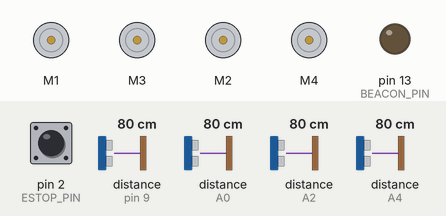
This sketch was run on a simulated Arduino Uno, built with avr-gcc and run on an emulated ATmega328P. Shown: 4 × DC motor (green arrow = forward, orange = backward, longer = faster), output pins drawn as LEDs (lit = HIGH). Wiring (inferred from the names in the program): 4 × ultrasonic range finder: trigger pin 10, echo pin 9 / trigger A1, echo A0 / trigger A3, echo A2 / trigger A5, echo A4. The test bench sets the inputs (shaded band); at power-on: pin 2 (ESTOP_PIN) HIGH, distance to the obstacle (sensors on pin 9, A0, A2, A4) 80 cm. The echo pulse lasts 58.3 µs per cm; pins used as bus, display or sensor lines are not drawn; what the sketch prints to the serial monitor is not drawn.

Above: at 1.2 s.
1.3 s: pin 2 (ESTOP_PIN) pulled LOW for 1 s
At 3.4 s:
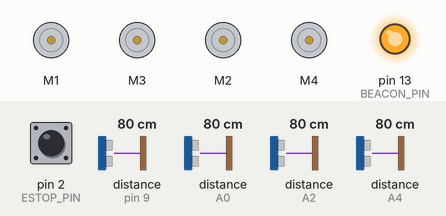
7.3 s: pin 2 (ESTOP_PIN) pulled LOW for 3.2 s
At 11.4 s:
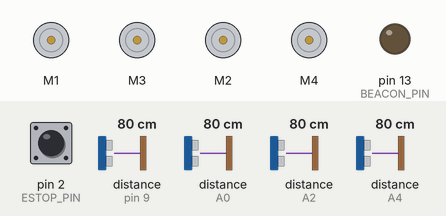
12.0 s: pin 2 (ESTOP_PIN) pulled LOW for 0.15 s
At 13.3 s:
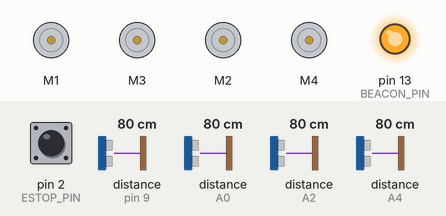
Timing chart, 0 to 15.0 s (numbered marks = the images above; inputs shaded):
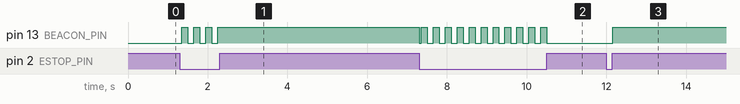

The sketch:

robot_dastavchik.ino
```cpp
/*
  «QALQON — ROBOT-PATRUL» (Navoiy viloyati IIB & NDKTU)
  Avtonom ko'chma robot-stansiya laboratoriya prototipi mikrodasturi
  Arduino Uno + L293D Motor Shield (AFMotor) + 4x Mecanum + 4x HC-SR04

  Serial protokol (115200 bod, '\n' bilan tugaydi):
    V vx vy w   harakat: vx=oldinga(+)/orqaga(-), vy=o'ngga(+)/chapga(-),
                w=soat yo'nalishida burilish(+). Har biri -255..255
    S           favqulodda to'xtash
    M T         bort/operator boshqaruvi rejimi (standart)
    M A         avtonom patrul rejimi (ultratovush orqali to'siqlardan qochib patrullik)
    L 1 / L 0   politsiya mayoqchasi (miltillovchi chiroq / sirena, Pin 13) yoqish/o'chirish
    P           tekshirish -> "OK" javobi
  Arduino har 100 ms da telemetriya yuboradi:
    D old o'ng orqa chap rejim bloklangan   (masofalar sm da, 999 = to'siq yo'q)
*/
#include <AFMotor.h>

AF_DCMotor mFL(1);  // M1: old-chap
AF_DCMotor mBL(2);  // M2: orqa-chap
AF_DCMotor mFR(3);  // M3: old-o'ng
AF_DCMotor mBR(4);  // M4: orqa-o'ng
const bool INV_FL = false, INV_FR = false, INV_BR = false, INV_BL = false;

// Ultratovush sensorlar (TRIG, ECHO): Old A3/A2, O'ng 10/9, Orqa A5/A4, Chap A1/A0
const uint8_t TRIG[4] = {A3, 10, A5, A1};
const uint8_t ECHO[4] = {A2, 9,  A4, A0};
const uint8_t ESTOP_PIN = 2;    // Favqulodda STOP tugmasi (GND ga)
const uint8_t BEACON_PIN = 13;  // Politsiya mayoqchasi / sirena rele pini

const int STOP_CM = 15;         // 15 sm dan yaqin to'siqqa yurish bloklanadi
const int SLOW_CM = 45;         // 45 sm dan yaqinlashganda tezlik 50% pasayadi
const int MIN_PWM = 90;
const unsigned long WATCHDOG_MS = 600;
const int AUTO_SPEED = 150;

enum { F = 0, R = 1, B = 2, L = 3 };
int dist[4] = {999, 999, 999, 999};
char mode = 'T';
int cmdVx = 0, cmdVy = 0, cmdW = 0;
unsigned long lastCmd = 0, lastTele = 0, lastPing = 0;
uint8_t sensorIdx = 0;
bool blocked = false;
bool beaconOn = false;
char buf[40];
uint8_t bufLen = 0;

void setMotor(AF_DCMotor &m, int s, bool inv) {
  if (inv) s = -s;
  if (s == 0) { m.setSpeed(0); m.run(RELEASE); return; }
  int a = abs(s);
  a = MIN_PWM + (long)a * (255 - MIN_PWM) / 255;
  m.setSpeed(a);
  m.run(s > 0 ? FORWARD : BACKWARD);
}

void drive(int vx, int vy, int w) {
  long fl = (long)vx + vy + w;
  long fr = (long)vx - vy - w;
  long bl = (long)vx - vy + w;
  long br = (long)vx + vy - w;
  long mx = max(max(abs(fl), abs(fr)), max(abs(bl), abs(br)));
  if (mx > 255) { fl = fl * 255 / mx; fr = fr * 255 / mx; bl = bl * 255 / mx; br = br * 255 / mx; }
  setMotor(mFL, fl, INV_FL);
  setMotor(mFR, fr, INV_FR);
  setMotor(mBL, bl, INV_BL);
  setMotor(mBR, br, INV_BR);
}

int readCm(uint8_t i) {
  digitalWrite(TRIG[i], LOW);  delayMicroseconds(2);
  digitalWrite(TRIG[i], HIGH); delayMicroseconds(10);
  digitalWrite(TRIG[i], LOW);
  unsigned long us = pulseIn(ECHO[i], HIGH, 12000UL);
  if (us == 0) return 999;
  return us / 58;
}

int limitAxis(int v, int dPlus, int dMinus) {
  int d = v > 0 ? dPlus : dMinus;
  if (v == 0) return 0;
  if (d < STOP_CM) { blocked = true; return 0; }
  if (d < SLOW_CM) return v / 2;
  return v;
}

void applySafe(int vx, int vy, int w) {
  blocked = false;
  if (digitalRead(ESTOP_PIN) == LOW) { blocked = true; drive(0, 0, 0); return; }
  vx = limitAxis(vx, dist[F], dist[B]);
  vy = limitAxis(vy, dist[R], dist[L]);
  drive(vx, vy, w);
}

unsigned long autoUntil = 0;
int autoVx = 0, autoVy = 0, autoW = 0;
void autonomous() {
  unsigned long now = millis();
  if (now < autoUntil) { applySafe(autoVx, autoVy, autoW); return; }
  if (dist[F] > SLOW_CM) { autoVx = AUTO_SPEED; autoVy = 0; autoW = 0; autoUntil = now + 100; }
  else if (dist[R] > SLOW_CM || dist[L] > SLOW_CM) {
    autoVx = 0; autoW = 0;
    autoVy = (dist[R] >= dist[L]) ? AUTO_SPEED : -AUTO_SPEED;
    autoUntil = now + 500;
  } else {
    autoVx = 0; autoVy = 0; autoW = AUTO_SPEED; autoUntil = now + 700;
  }
  applySafe(autoVx, autoVy, autoW);
}

void handleLine(char *s) {
  switch (s[0]) {
    case 'V': {
      int a = 0, b = 0, c = 0;
      if (sscanf(s + 1, "%d %d %d", &a, &b, &c) == 3) {
        cmdVx = constrain(a, -255, 255); cmdVy = constrain(b, -255, 255); cmdW = constrain(c, -255, 255);
        lastCmd = millis();
      }
      break;
    }
    case 'S': cmdVx = cmdVy = cmdW = 0; lastCmd = millis(); break;
    case 'M':
      if (s[2] == 'A' || s[2] == 'T') { mode = s[2]; cmdVx = cmdVy = cmdW = 0; autoUntil = 0; }
      break;
    case 'L':
      beaconOn = (s[2] == '1');
      if (!beaconOn) digitalWrite(BEACON_PIN, LOW);
      break;
    case 'P': Serial.println(F("OK")); lastPing = millis(); break;
  }
}

void readSerial() {
  while (Serial.available()) {
    char ch = Serial.read();
    if (ch == '\r') continue;
    if (ch == '\n') { buf[bufLen] = 0; if (bufLen) handleLine(buf); bufLen = 0; }
    else if (bufLen < sizeof(buf) - 1) buf[bufLen++] = ch;
  }
}

void setup() {
  Serial.begin(115200);
  for (uint8_t i = 0; i < 4; i++) { pinMode(TRIG[i], OUTPUT); pinMode(ECHO[i], INPUT); }
  pinMode(ESTOP_PIN, INPUT_PULLUP);
  pinMode(BEACON_PIN, OUTPUT);
  drive(0, 0, 0);
  Serial.println(F("READY"));
}

void loop() {
  readSerial();
  dist[sensorIdx] = readCm(sensorIdx);
  sensorIdx = (sensorIdx + 1) & 3;
  readSerial();

  if (beaconOn || blocked) {
    digitalWrite(BEACON_PIN, (millis() / 150) & 1);
  }

  if (mode == 'A') {
    autonomous();
  } else {
    if (millis() - lastCmd > WATCHDOG_MS) { cmdVx = cmdVy = cmdW = 0; }
    applySafe(cmdVx, cmdVy, cmdW);
  }

  if (millis() - lastTele >= 100) {
    lastTele = millis();
    Serial.print('D');
    for (uint8_t i = 0; i < 4; i++) { Serial.print(' '); Serial.print(dist[i]); }
    Serial.print(' '); Serial.print(mode);
    Serial.print(' '); Serial.println(blocked ? 1 : 0);
  }
}
```

Measured:
- after the input at 1.3 s, pin 13 (BEACON_PIN): alternates HIGH for 0.15 s and LOW for 0.15 s, 7 changes in all, then stays HIGH, starting after 0.05 s
- after the input at 7.3 s, pin 13 (BEACON_PIN): HIGH → LOW at once, then repeats every 0.30 s: HIGH 0.15 s, LOW 0.15 s, until it stays LOW from 10.5 s
- after the input at 12.0 s, pin 13 (BEACON_PIN): LOW → HIGH after 0.15 s
